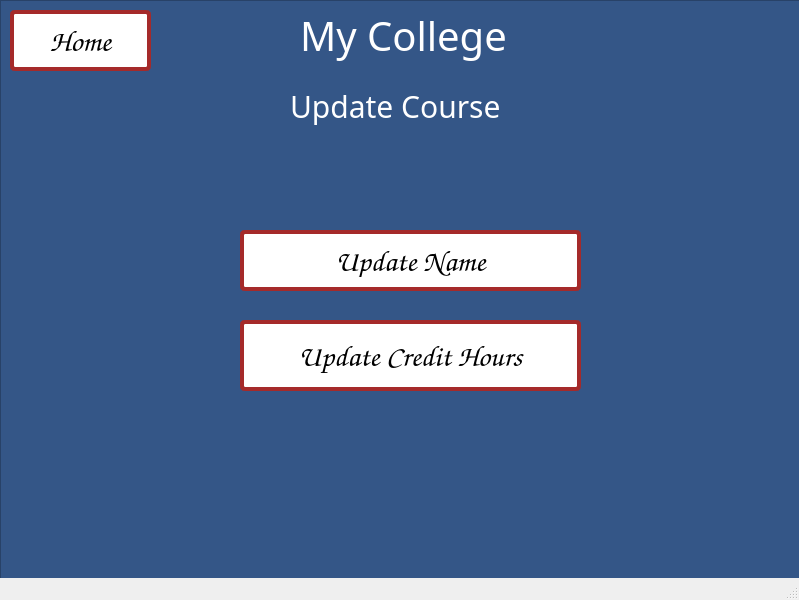
<?xml version="1.0" encoding="UTF-8"?>
<ui version="4.0">
 <class>MainWindow</class>
 <widget class="QMainWindow" name="MainWindow">
  <property name="geometry">
   <rect>
    <x>0</x>
    <y>0</y>
    <width>799</width>
    <height>600</height>
   </rect>
  </property>
  <property name="windowTitle">
   <string>MainWindow</string>
  </property>
  <widget class="QWidget" name="centralwidget">
   <widget class="QWidget" name="gridLayoutWidget">
    <property name="geometry">
     <rect>
      <x>0</x>
      <y>0</y>
      <width>801</width>
      <height>601</height>
     </rect>
    </property>
    <layout class="QGridLayout" name="gridLayout">
     <item row="0" column="0">
      <widget class="QFrame" name="frame">
       <property name="styleSheet">
        <string notr="true">
background-color: #345687;
</string>
       </property>
       <property name="frameShape">
        <enum>QFrame::StyledPanel</enum>
       </property>
       <property name="frameShadow">
        <enum>QFrame::Raised</enum>
       </property>
       <widget class="QLabel" name="label_4">
        <property name="geometry">
         <rect>
          <x>300</x>
          <y>10</y>
          <width>211</width>
          <height>51</height>
         </rect>
        </property>
        <property name="font">
         <font>
          <family>Papyrus</family>
          <pointsize>-1</pointsize>
         </font>
        </property>
        <property name="styleSheet">
         <string notr="true">font-size: 40px;
color: white;</string>
        </property>
        <property name="text">
         <string>My College</string>
        </property>
       </widget>
       <widget class="QPushButton" name="updateCourseSelectionUpdateNameButton">
        <property name="geometry">
         <rect>
          <x>240</x>
          <y>230</y>
          <width>341</width>
          <height>61</height>
         </rect>
        </property>
        <property name="font">
         <font>
          <family>Comic Sans MS</family>
          <pointsize>-1</pointsize>
          <underline>false</underline>
          <strikeout>false</strikeout>
         </font>
        </property>
        <property name="styleSheet">
         <string notr="true">background-color: white;
display: inline-block;
      padding: 10px 20px;
      font-size: 30px;
      text-align: center;
      text-decoration: none;
      cursor: pointer;
      border-radius: 5px;
      transition: background-color 0.3s ease;
 border: 4px solid brown;</string>
        </property>
        <property name="text">
         <string>Update Name</string>
        </property>
       </widget>
       <widget class="QPushButton" name="updateCoyrseSelectionUpdateCreditHoursButton">
        <property name="geometry">
         <rect>
          <x>240</x>
          <y>320</y>
          <width>341</width>
          <height>71</height>
         </rect>
        </property>
        <property name="font">
         <font>
          <family>Comic Sans MS</family>
          <pointsize>-1</pointsize>
          <underline>false</underline>
          <strikeout>false</strikeout>
         </font>
        </property>
        <property name="styleSheet">
         <string notr="true">background-color: white;
display: inline-block;
      padding: 10px 20px;
      font-size: 30px;
      text-align: center;
      text-decoration: none;
      cursor: pointer;
      border-radius: 5px;
      transition: background-color 0.3s ease;
 border: 4px solid brown;</string>
        </property>
        <property name="text">
         <string>Update Credit Hours</string>
        </property>
       </widget>
       <widget class="QPushButton" name="updateCourseSelectionUIHomeButton">
        <property name="geometry">
         <rect>
          <x>10</x>
          <y>10</y>
          <width>141</width>
          <height>61</height>
         </rect>
        </property>
        <property name="font">
         <font>
          <family>Comic Sans MS</family>
          <pointsize>-1</pointsize>
          <underline>false</underline>
          <strikeout>false</strikeout>
         </font>
        </property>
        <property name="styleSheet">
         <string notr="true">background-color: white;
display: inline-block;
      padding: 10px 20px;
      font-size: 30px;
      text-align: center;
      text-decoration: none;
      cursor: pointer;
      border-radius: 5px;
      transition: background-color 0.3s ease;
 border: 4px solid brown;</string>
        </property>
        <property name="text">
         <string>Home</string>
        </property>
       </widget>
       <widget class="QLabel" name="label_5">
        <property name="geometry">
         <rect>
          <x>290</x>
          <y>80</y>
          <width>231</width>
          <height>51</height>
         </rect>
        </property>
        <property name="font">
         <font>
          <family>Papyrus</family>
          <pointsize>-1</pointsize>
         </font>
        </property>
        <property name="styleSheet">
         <string notr="true">font-size: 30px;
color: white;</string>
        </property>
        <property name="text">
         <string>Update Course</string>
        </property>
       </widget>
      </widget>
     </item>
    </layout>
   </widget>
  </widget>
  <widget class="QStatusBar" name="statusbar"/>
 </widget>
 <resources/>
 <connections/>
</ui>
